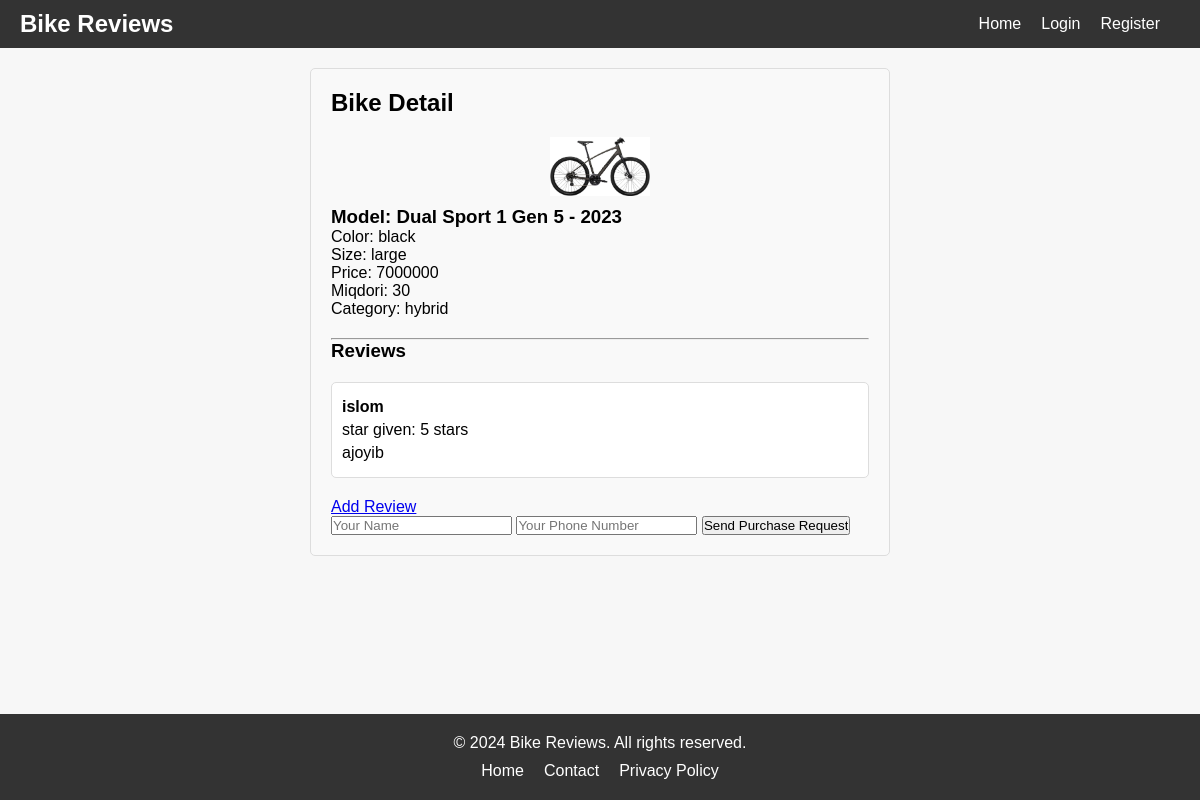
The app's page /bike/2/ with its own data.
### bikes/models.py (models this page shows, shortened)
class Bike(models.Model):
    bikemodel = models.CharField(max_length=255, default='no bike model yet')
    image = models.ImageField(upload_to='bike_img/', default='default_img/')
    bikecolor = models.ForeignKey(Colors, on_delete=models.CASCADE)
    size = models.ForeignKey(Size, on_delete=models.CASCADE)
    price = models.IntegerField()
    miqdori = models.IntegerField()
    category = models.ForeignKey(Category, on_delete=models.CASCADE, null=True, blank=True)
    class Meta:
        db_table = 'bike'

class Colors(models.Model):
    color_name = models.CharField(max_length=64)
    class Meta:
        db_table = 'colors'
    def __str__(self):
        return self.color_name

class Size(models.Model):
    sizetype = models.CharField(max_length=64)
    class Meta:
        db_table = 'size'
    def __str__(self):
        return self.sizetype

class Category(models.Model):
    name = models.CharField(max_length=255)
    class Meta:
        db_table = 'category'

class Review(models.Model):
    comment = models.CharField(max_length=255)
    star_given = models.IntegerField(
        default=0,
        validators=[
            MaxValueValidator(5),
            MinValueValidator(0)
        ]
    )
    bike = models.ForeignKey(Bike, on_delete=models.CASCADE)
    user = models.ForeignKey(Users, on_delete=models.CASCADE)
    class Meta:
        db_table = 'review'

### users/models.py (models this page shows, shortened)
class Users(AbstractUser):
    image = models.ImageField(
        upload_to='users_img/',
        blank=True, null=True,
        default='default_img/default.png',
    )
    class Meta:
        db_table = 'users'

### bikes/views.py (the view)
# urls.py: path('bike/<int:pk>/', BikeDetailView.as_view(), name='bike-detail'),
class BikeDetailView(View):
    def get(self, request, pk):
        bike = get_object_or_404(Bike, pk=pk)
        reviews = Review.objects.filter(bike=bike)
        context = {
            'bike': bike,
            'reviews': reviews,
        }
        return render(request, 'bike_detail.html', context=context)

### bikes/templates/bike_detail.html (shortened to what this page needs)
{% extends 'base.html' %}
{% block content %}
    <div class="detail">
        <h2>Bike Detail</h2>
        <div class="bike-info">
            <img src="{{ bike.image.url }}" alt="Bike Image" width="100px">
            <h3>Model: {{ bike.bikemodel }}</h3>
            <p>Color: {{ bike.bikecolor }}</p>
            <p>Size: {{ bike.size }}</p>
            <p>Price: {{ bike.price }}</p>
            <p>Miqdori: {{ bike.miqdori }}</p>
            <p>Category: {{ bike.category.name }}</p>
        </div>
        <hr>
        <h3>Reviews</h3>
        <div class="reviews">
            {% for review in reviews %}
                <div class="review">
                    <p><strong>{{ review.user.username }}</strong></p>
                    <p>star given: {{ review.star_given }} stars</p>
                    <p>{{ review.comment }}</p>
                </div>
            {% empty %}
                <p>hali comment yo'q</p>
            {% endfor %}
            <a href="{% url 'bikes:add-review' bike.pk %}" class="btn btn-primary">Add Review</a>
            <form class="purchase-request-form" method="POST" action="{% url 'bikes:handle_purchase_request' %}">
                <input type="text" name="name" placeholder="Your Name">
                <input type="text" name="phone" placeholder="Your Phone Number">
                <input type="submit" value="Send Purchase Request">
            </form>
        </div>
    </div>
{% endblock content %}

### staticfiles/base.css (style rules this page uses)
* { margin: 0; padding: 0; box-sizing: border-box; }
body { font-family: Arial, sans-serif; background-color: #f7f7f7; }

### templates/base.html (style rules this page uses)
body, h1, h2, h3, p, ul, li { margin: 0; padding: 0; }
html { height: 100%; }
body { display: flex; flex-direction: column; min-height: 100vh; }

### bikes/templates/bike_detail.html (style rules this page uses)
.detail { margin: auto; width: 50%; padding: 20px; background-color: #f9f9f9; border: 1px solid #ddd; border-radius: 5px; }
.detail h2 { margin-bottom: 20px; }
.detail .bike-info { margin-bottom: 20px; }
.detail .bike-info img { display: block; margin: 0 auto 10px auto; }
.detail .reviews { margin-top: 20px; }
.detail .review { margin-bottom: 20px; padding: 10px; background-color: #fff; border: 1px solid #ddd; border-radius: 5px; }
.detail .review p { margin: 5px 0; }
.detail .reviews .btn { margin-top: 20px; }

### records on screen
Bike: image (picture), bikemodel "Dual Sport 1 Gen 5 - 2023", bikecolor "black", size "large", price "7000000", miqdori "30", category.name "hybrid"
Review: user.username "islom", star_given "5", comment "ajoyib"
